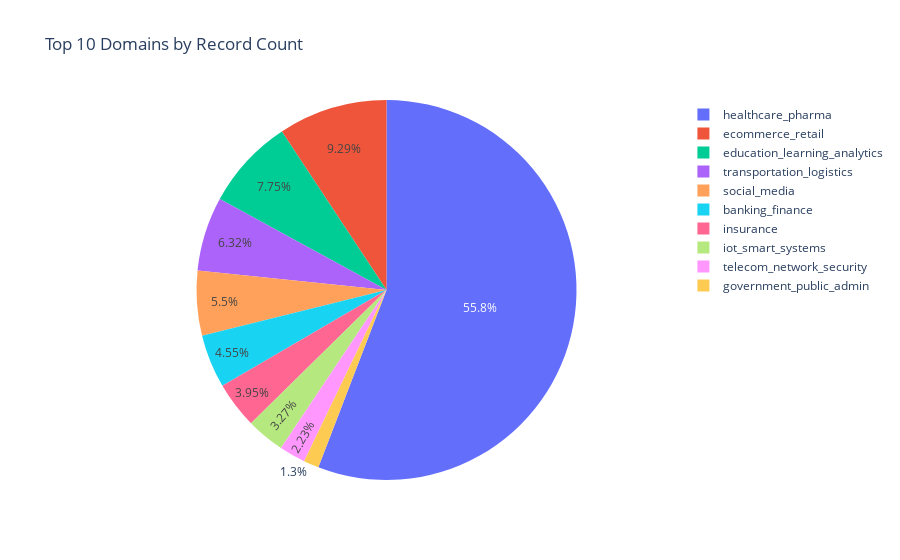

Notebook cell for this chart:
### Markdown cell above
### Figure 3: Domain Distribution

This pie chart illustrates the distribution of records across the top domains in the dataset.

### Code cell
domain_counts = merged_df['domain'].value_counts()
top_domains = domain_counts.head(10)
fig = px.pie(values=top_domains.values, names=top_domains.index, title='Top 10 Domains by Record Count')
fig.show()

### Figure 1 — Plotly figure (JSON) as saved in the notebook; plotly's stock layout.template omitted (floating-point values rounded to 4 significant figures)
{"data": [{"domain": {"x": [0, 1], "y": [0, 1]}, "hovertemplate": "label=%{label}<br>value=%{value}<extra></extra>", "labels": ["healthcare_pharma", "ecommerce_retail", "education_learning_analytics", "transportation_logistics", "social_media", "banking_finance", "insurance", "iot_smart_systems", "telecom_network_security", "government_public_admin"], "legendgroup": "", "name": "", "showlegend": true, "type": "pie", "values": [2405, 400, 334, 272, 237, 196, 170, 141, 96, 56]}], "layout": {"legend": {"tracegroupgap": 0}, "title": {"text": "Top 10 Domains by Record Count"}}}
